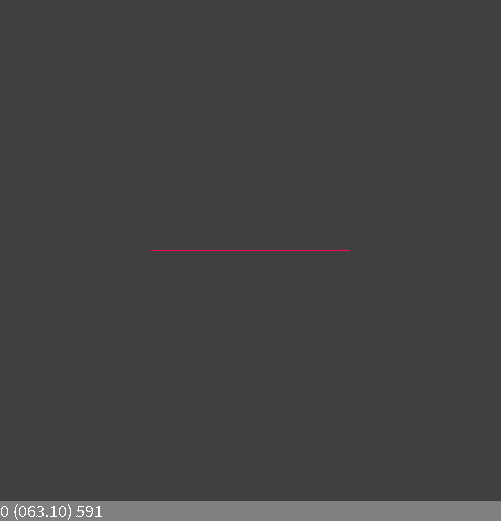
Frame 1 (no input)
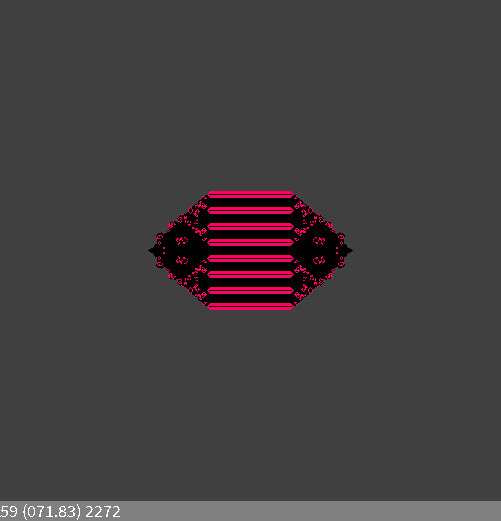
Frame 60 (the mouse pressed at the canvas centre just before this capture)
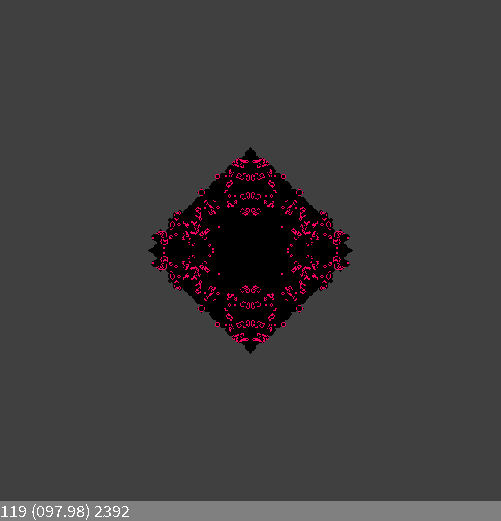
Frame 120 (the mouse held since frame 60 and released just before this capture)

The Processing sketch that drew these frames (run headless with seeded random() and noise(); from frame 60 on, the mouse is pressed at the canvas centre):

// Processing sketch: synchronic2Doflife
// ── synchronic2Doflife.pde
/// "Min-Opt-Max neighbors": Not too many neighbors, but not too few, but OPTIMAL!
/// TWO-dimensional, (A)SYNCHRONOUS, vonNeuman/Moore, deterministic cellular automaton
//-//////////////////////////////////////////////////////////////////////////////////
// See 233 (Conways Game of Life) or 123 & 234 - much more "biological"

final int     WorldSide=501;  //How many cells do we want in one line?
final boolean sync=true;      //Synchronous or asynchronous update    !!!!!!!

final float   Dens=100.00;    //When >=1, simetric horizontal line is created
final int     MinN=2;         //Minimal number of neighbors required
final int     OptN=3;         //The number of neighbors needed to revive the cell
final int     MaxN=3;         //Maximal number of neighbors required
final boolean withM=true;     //With Moore neighbors

final boolean traceVA=true; //virgin areas trace ON/OFF
int FR=100;

int[][] WorldOld=new int[WorldSide][WorldSide]; //We need two arrays for the old  
int[][] WorldNew=new int[WorldSide][WorldSide]; //and new state of the simulation

void setup()
{
  size(501,521);    //square window
  background(64);
  noSmooth();
  frameRate( FR>0 ? FR : Dens );  

  initialisation();
}

int t=0; // time is global

void draw() // modifies global t
{  
  if(sync)
  {
     visualisationSY(); //Visualisation for synchronous mode
     synchronicStep();
  } 
  else
  {
     visualisationAS(); //Visualisation for asynchronous mode
     stepMonteCarlo();
  }
   
  status(); //Status bar
  t++;      //The next generation/step/year
}

void status()
{
  fill(128);noStroke();
  rect(0,height-20,width,20);
 
  fill(255);textSize(18);textAlign(LEFT,BOTTOM);
  text(str(t)+" ("+ nf(frameRate,3,2) +") "+liveCounter,0,height);
}

void initialisation()
{
  if(Dens<1)
  {
   for(int i=0;i<WorldSide;i++) //Initialisation
    for(int j=0;j<WorldSide;j++)
    {
      if(!traceVA) 
          WorldNew[i][j]=-1; //Something different from any possible state
      
      if(random(1.0)<Dens)
        WorldOld[i][j]=1;
    }
  }
  else
  {  // Initialisation for testing an emergent properties of CA
     int off=-0;
     for(int j=1;j<int(Dens);j++)
     {
        WorldOld[off+WorldSide/2][off+WorldSide/2+j]=1;
        WorldOld[off+WorldSide/2][off+WorldSide/2-j]=1;
     }
     WorldOld[off+WorldSide/2][off+WorldSide/2]=1;
  }
}

void visualisationSY()
{
  for(int i=0;i<WorldSide;i++)
   for(int j=0;j<WorldSide;j++)
    if( WorldOld[i][j] != WorldNew[i][j] ) //now WorldNew have step-1 content!!!
    {
      if(WorldOld[i][j]>0) 
        stroke(255,0,100);
      else           
        stroke(0);
      point(j,i); //the horizontal dimension of the array is the SECOND index
    }
}

void visualisationAS()
{
  for(int i=0;i<WorldSide;i++)
   for(int j=0;j<WorldSide;j++)
    if(WorldNew[i][j] == -1 )
    {
      if(WorldOld[i][j]>0) stroke(255,0,100);
      else stroke(0);
      point(j,i); //the horizontal dimension of the array is the SECOND index
      WorldNew[i][j]=1; //READY
    }
}

int liveCounter=0; //The only statistics for the model so far

void synchronicStep() // uses global WorldOld,WorldNew
{
  liveCounter=0; //Reset the only statistic
  for(int i=0;i<WorldSide;i++) //Now the cellular automaton state change
  {
     // RULE: Not too many neighbors, not too few, but optimal
     int right = (i+1) % WorldSide;          
     int left  = (WorldSide+i-1) % WorldSide;
     
     for(int j=0;j<WorldSide;j++) 
     {
       int dw=(j+1) % WorldSide;   
       int up=(WorldSide+j-1) % WorldSide;
       
       int lives = (
                   WorldOld[left][j]+WorldOld[right][j]+WorldOld[i][up]+WorldOld[i][dw]
                   +(withM ? WorldOld[left][up]+WorldOld[right][up]+WorldOld[left][dw]+WorldOld[right][dw] : 0)
                   );
               
       if(WorldOld[i][j]==0)
         WorldNew[i][j]=(lives == OptN ? 1:0);
       else
         WorldNew[i][j]=(MinN <= lives && lives <=MaxN ? 1:0 ); //New state 
       
       if(WorldNew[i][j]>0) 
             liveCounter++; //Calculating the only statistic
     }
  }
   
  // Swap the arrays
  int[][] WorldTmp=WorldOld;
  WorldOld=WorldNew;
  WorldNew=WorldTmp;
}

void stepMonteCarlo() // uses global WorldOld,WorldNew
{
  liveCounter=0; // Reset the only statistic
  final int N=WorldSide*WorldSide;
  for(int a=0;a<N;a++)
  {
       int i=int(random(WorldSide)),j=int(random(WorldSide)); //draw the agent's indexes
       
       //Rule: "Min-Best-Max neighbors"
       int right = (i+1) % WorldSide;      
       int left  = (WorldSide+i-1) % WorldSide;
       int dw=(j+1) % WorldSide;   
       int up=(WorldSide+j-1) % WorldSide;
       
       int lives = ( //sum of living neighbors = sum of states of neighbors (states 0 and 1 only)
                 WorldOld[left][j]+WorldOld[right][j]+WorldOld[i][up]+WorldOld[i][dw]        
                 // corners:
                 + (withM ? WorldOld[left][up]+WorldOld[right][up]+WorldOld[left][dw]+WorldOld[right][dw]: 0 )
                 ); 
       
       // Implementation of the rule  
       int State=WorldOld[i][j];
       if(State==0)
           WorldOld[i][j]=(lives == OptN ? 1:0);
       else
           WorldOld[i][j]=(MinN <= lives && lives <=MaxN ? 1:0 );//New state 
         
       if(State!=WorldOld[i][j]) 
           WorldNew[i][j]=-1; //Force painting changed points.
       
       if(WorldOld[i][j]>0) liveCounter++; //Calculating the only statistic
   }
}

/// @date 2026-06-12 (https://github.com/borkowsk/bookProcessingEN/tree/main/08_2D_cellular/_synchronic/)
